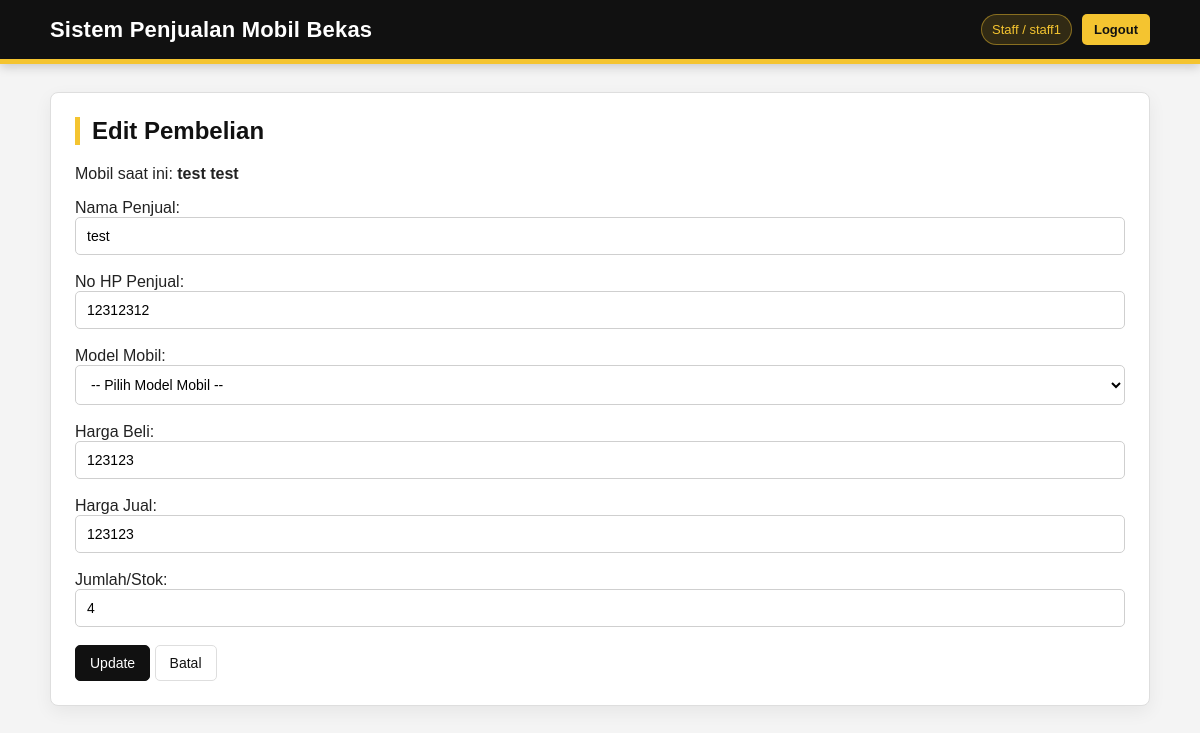
/pembelian/edit.php?id=1 (signed in), run on the app's committed database.
### tables this page shows
CREATE TABLE `pembelian` (
  `id_pembelian` int(11) NOT NULL,
  `id_mobil` int(11) DEFAULT NULL,
  `nama_penjual` varchar(100) DEFAULT NULL,
  `no_hp_penjual` varchar(20) DEFAULT NULL,
  `tanggal_pembelian` date DEFAULT NULL,
  `total` float DEFAULT NULL
);

CREATE TABLE `detail_pembelian` (
  `id_detail` int(11) NOT NULL,
  `id_pembelian` int(11) DEFAULT NULL,
  `jumlah` int(11) DEFAULT NULL,
  `harga_beli` float DEFAULT NULL,
  `subtotal` float DEFAULT NULL
);

CREATE TABLE `mobil` (
  `id_mobil` int(11) NOT NULL,
  `id_master` int(11) DEFAULT NULL,
  `merk` varchar(50) DEFAULT NULL,
  `tipe` varchar(50) DEFAULT NULL,
  `tahun` int(11) DEFAULT NULL,
  `warna` varchar(20) DEFAULT NULL,
  `harga` float DEFAULT NULL,
  `stock` int(11) DEFAULT NULL,
  `status` enum('Tersedia','Dipesan','Terjual') DEFAULT 'Tersedia',
  `kondisi` varchar(100) DEFAULT NULL,
  `kilometer` int(11) DEFAULT NULL,
  `transmisi` enum('Manual','Matic') DEFAULT NULL,
  `bahan_bakar` varchar(50) DEFAULT NULL,
  `pajak_berlaku` date DEFAULT NULL,
  `plat_nomor` varchar(20) DEFAULT NULL,
  `deskripsi` text DEFAULT NULL
);

### pembelian/edit.php (the view, shortened to what this page needs)
<?php
include "../config.php";
$id = isset($_GET['id']) ? (int) $_GET['id'] : 0;
$query = "
SELECT
    pb.id_pembelian,
    pb.id_mobil,
    pb.nama_penjual,
    pb.no_hp_penjual,
    pb.tanggal_pembelian,
    pb.total,
    m.id_master,
    COALESCE(mm.merk, m.merk) AS nama_merk,
    COALESCE(mm.tipe, m.tipe) AS nama_tipe,
    m.tahun,
    m.warna,
    m.harga AS harga_jual,
    m.stock,
    dp.jumlah,
    dp.harga_beli
FROM pembelian pb
JOIN mobil m ON pb.id_mobil = m.id_mobil
LEFT JOIN master_mobil mm ON m.id_master = mm.id_master
LEFT JOIN detail_pembelian dp ON pb.id_pembelian = dp.id_pembelian
WHERE pb.id_pembelian=$id
";
$q = mysqli_query($conn, $query);
$row = mysqli_fetch_assoc($q);
?>
<!DOCTYPE html>
<html lang="id">
<head>
    <link rel="stylesheet" href="../assets/css/style.css">
</head>
<body>
<div class="header"><div class="inner"><h1>Sistem Penjualan Mobil Bekas</h1><div class="top-user"><?php if (isset($_SESSION['role'])) { ?><span class="user-badge"><?= htmlspecialchars($_SESSION['role']); ?><?php if (isset($_SESSION['username'])) { ?> / <?= htmlspecialchars($_SESSION['username']); ?><?php } ?></span><a class="logout-link" href="../logout.php">Logout</a><?php } ?></div></div></div>
<div class="container"><div class="card">
<h2>Edit Pembelian</h2>
<p>Mobil saat ini: <strong><?= htmlspecialchars($row['nama_merk'] . " " . $row['nama_tipe']); ?></strong></p>
<form method="POST">
    Nama Penjual:<br>
    <input name="nama_penjual" value="<?= htmlspecialchars($row['nama_penjual']); ?>" required><br><br>
    No HP Penjual:<br>
    <input name="no_hp_penjual" value="<?= htmlspecialchars($row['no_hp_penjual']); ?>" required><br><br>
    Model Mobil:<br>
    <select name="id_master" required>
        <option value="">-- Pilih Model Mobil --</option>
    </select><br><br>
    Harga Beli:<br>
    <input name="harga_beli" type="number" step="0.01" value="<?= htmlspecialchars($row['harga_beli']); ?>" required><br><br>
    Harga Jual:<br>
    <input name="harga_jual" type="number" step="0.01" value="<?= htmlspecialchars($row['harga_jual']); ?>" required><br><br>
    Jumlah/Stok:<br>
    <input name="jumlah" type="number" min="1" value="<?= htmlspecialchars($row['jumlah']); ?>" required><br><br>
    <button type="submit" name="submit">Update</button>
    <a class="btn btn-secondary" href="index.php">Batal</a>
</form>
</div></div>
</body>
</html>

### assets/css/style.css (style rules this page uses)
:root { --black: #111111; --black-soft: #1c1c1c; --yellow: #f4c430; --yellow-dark: #d7a900; --yellow-soft: #fff7d6; --white: #ffffff; --gray-bg: #f4f4f4; --gray-border: #dedede; --text: #222222; --muted: #666666; --danger: #9b1c1c; }
* { box-sizing: border-box; }
body { margin: 0; font-family: Arial, Helvetica, sans-serif; background: var(--gray-bg); color: var(--text); }
a { color: var(--black); text-decoration: none; }
.header { background: var(--black); color: var(--white); padding: 14px 0; border-bottom: 5px solid var(--yellow); box-shadow: 0 3px 10px rgba(0,0,0,0.18); }
.header .inner { width: 92%; max-width: 1100px; margin: 0 auto; display: flex; align-items: center; justify-content: space-between; gap: 16px; }
.header h1 { margin: 0; font-size: 22px; font-weight: 700; letter-spacing: .2px; }
.top-user { display: flex; align-items: center; gap: 10px; font-size: 13px; color: #eeeeee; white-space: nowrap; }
.user-badge { background: rgba(244,196,48,0.14); border: 1px solid rgba(244,196,48,0.45); color: var(--yellow); padding: 7px 10px; border-radius: 999px; }
.logout-link { background: var(--yellow); color: var(--black); padding: 8px 12px; border-radius: 5px; font-weight: 700; transition: .18s ease; }
.container { width: 92%; max-width: 1100px; margin: 28px auto; }
.card { background: var(--white); border: 1px solid var(--gray-border); border-radius: 8px; padding: 24px; box-shadow: 0 6px 18px rgba(0,0,0,0.06); }
h2 { margin-top: 0; color: var(--black); border-left: 5px solid var(--yellow); padding-left: 12px; }
.btn, button { display: inline-block; padding: 9px 14px; border-radius: 5px; border: 1px solid var(--black); background: var(--black); color: var(--white); font-size: 14px; cursor: pointer; text-decoration: none; transition: .18s ease; }
.btn-secondary { background: var(--white); color: var(--black); border: 1px solid var(--gray-border); }
input, select, textarea { width: 100%; padding: 10px 11px; border: 1px solid #cfcfcf; border-radius: 5px; font-size: 14px; background: var(--white); transition: .18s ease; }

### data on the page
pembelian: nama_penjual "test", no_hp_penjual "12312312", harga_beli "123123", harga_jual "123123", jumlah "4"

### other printed values
$_SESSION['role'] "Staff"
$_SESSION['username'] "staff1"
$row['nama_merk'] . " " . $row['nama_tipe'] "test test"
